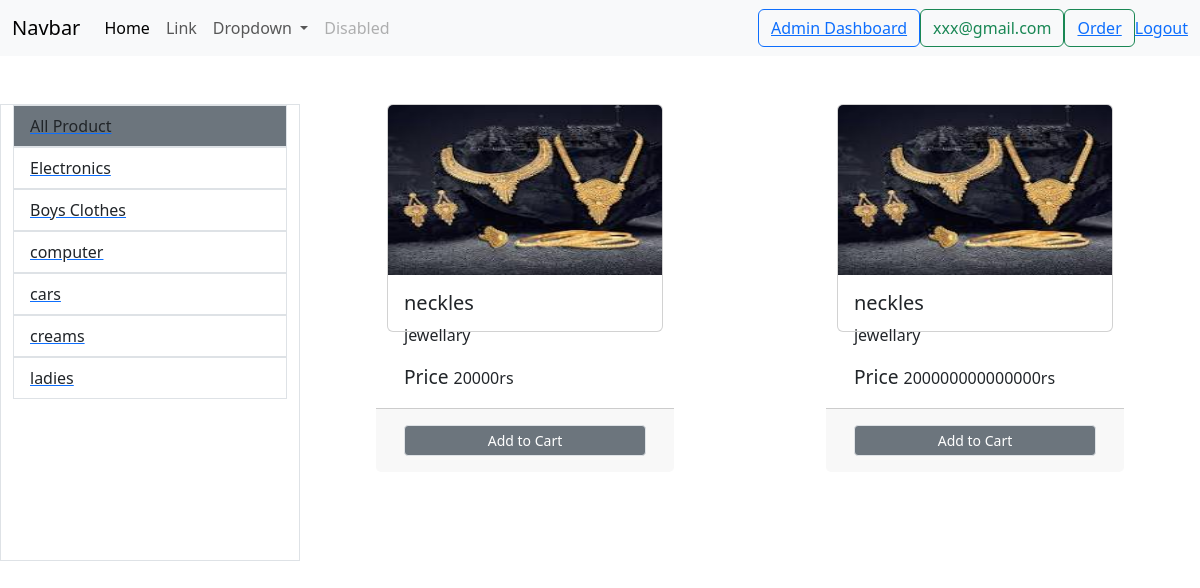
Screenshot of /?categorys=13 (signed in) with the database file from the repository.
### store/models/category.py (models this page shows)
class category(models.Model):
    CATEGORY=models.CharField(max_length=30)
    def __str__(self):
        return self.CATEGORY

### store/models/product.py (models this page shows, shortened)
class product(models.Model):
    PRODUCT=models.CharField(max_length=50)
    CATEGORY=models.ForeignKey(category,on_delete=models.CASCADE,default=1)
    DESCRIPTION=models.TextField()
    PRICE=models.IntegerField(default=0)
    IMAGE=models.ImageField(upload_to="files/")
    @staticmethod
    def get_all_products():
        return product.objects.all()
    @staticmethod
    def get_product_by_category_id(category_id):
        if category_id:
            return product.objects.filter(CATEGORY=category_id)
        else:
            product.objects.all()

### store/views/index.py (the view, shortened to what this page needs)
# urls.py: path('',index.as_view()),
class index(View):
    def get(self,request):
        Products = product.get_all_products()
        categories = category.objects.all()
        cart= request.session.get('cart')
        if request.session.get('cart'):
            pass
        else:
            request.session['cart']={}
        categorys_id = request.GET.get("categorys")
        if categorys_id:
            Products = product.get_product_by_category_id(categorys_id)
        else:
            Products = product.get_all_products()
        data = {
            'categories': categories,
            'Products': Products
        }
        return render(request, 'index.html', data)

### store/templatetags/cart.py (called while the page is built)
@register.filter (name='is_in_cart')
def is_in_cart(product,cart):
    keys = cart.keys()
    for id in keys:
        if int(id) == product.id:
            return True
    return False

### store/templates/index.html (shortened to what this page needs)
{% extends 'base.html' %}
{% block content %}
{% load cart %}
<div class="row mx-auto">
    <div class="col-lg-3 border mx-auto">
        <ul class="list-group">
            <a href="/">
                <li class="list-group-item bg-secondary">All Product</li>
            </a>
            {% for category in categories %}
            <a href="/?categorys={{category.id}}">
                <li class="list-group-item">{{category}}</li>
            </a>
            {% endfor %}
        </ul>
    </div>
    <div class="col">
        <div class="row">
            {% for i in Products %}
            <div class="col-lg-4 border-dark mx-auto" style="height:300px%;" href="">
                <div class="card mx-0 h-50" style="height:70%;" id="{{i.id}}" style="width: 18rem;">
                    <img src="{{i.IMAGE.url}}" class="card-img-top h-75" alt="...">
                    <div class="card-body">
                        <h5 class="card-title">{{i.PRODUCT}}</h5>
                        <p class="card-text">{{i.DESCRIPTION}}</p>
                        <big class="text-bold">Price </big>{{ i.PRICE }}rs
                    </div>
                    <div class="card-footer row p-3 no-gutters">
                        {%if i|is_in_cart:request.session.cart%}
                        <div class="row">
                            <form action="/#{{i.id}}" method="post" class="col-2">
                                {% csrf_token %}
                                <input hidden="" type="text" name="product" value="{{i.id}}">
                                <input hidden="" type="text" name="remove" value="True">
                                <input type="submit" class="col-2 btn btn-block btn-secondary" value="-">
                            </form>
                            <div class="col text-center">
                                {{i|cart_quantity:request.session.cart}}in cart
                            </div>
                            <form action="/#{{i.id}}" method="post" class="col-2">
                                {% csrf_token %}
                                <input hidden="" type="text" name="product" value="{{i.id}}">
                                <input type="submit" class="col-2 btn btn-block btn-secondary" value="+">
                            </form>
                        </div>
                        {% else %}
                        <form action="/#{{i.id}}" method="post">
                            <input type="submit"
                                   class="float-right btn-block w-100 h-100 btn btn-secondary border btn-sm"
                                   value="Add to Cart">
                        </form>
                        {% endif %}
                    </div>
                </div>
            </div>
            {% endfor %}
        </div>
    </div>
</div>
{% endblock %}

### rows the page displays
category: CATEGORY "Electronics"
category: CATEGORY "Boys Clothes"
category: CATEGORY "computer"
category: CATEGORY "cars"
category: CATEGORY "creams"
category: CATEGORY "ladies"
product: IMAGE (picture), PRODUCT "neckles", DESCRIPTION "jewellary", PRICE "20000"
product: IMAGE (picture), PRODUCT "neckles", DESCRIPTION "jewellary", PRICE "200000000000000"

### other values shown
{{ request.session.user }} "xxx@gmail.com"
